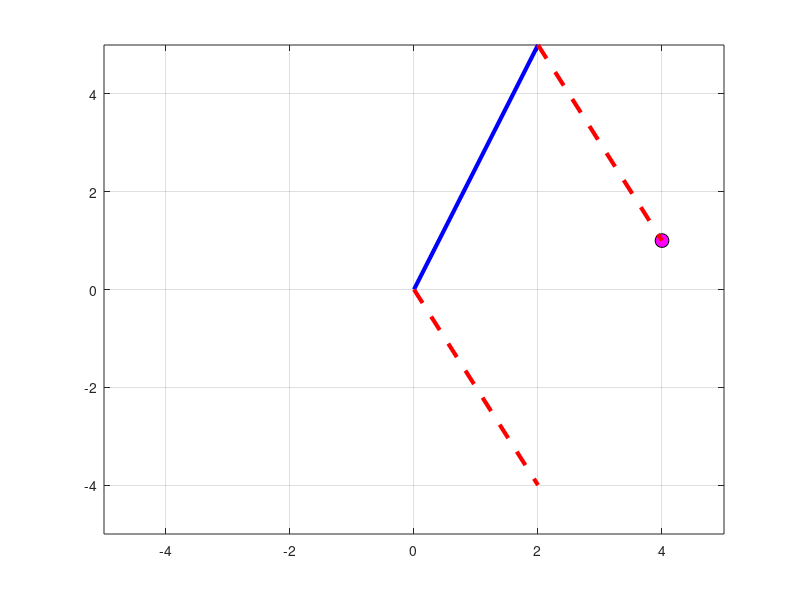

This chart was generated by the following MATLAB code:
a = [2 5]'
b = [4 1]'

c = b - a;
# dot product between a and p is 0.
# aT * (b - a*beta) = 0
# distribute:
#   aT * b - aT*a*beta = 0
# rearrange
#   beta = -(aT * b) / -(aT * a)
#   beta =  (aT * b) /  (aT * a)
# where aT * a is a magnitude.

beta = (a'*b) / (a'*a)

figure(1); clf; 
plot(b(1), b(2), 'ko', 'markerfacecolor', 'm', 'markersize', 10);

hold on;

plot([0 a(1)], [0 a(2)], 'b', 'linew', 3)
plot([0 c(1)], [0 c(2)], 'r--', 'linew', 3)
plot([a(1) a(1)+c(1)], [a(2) a(2)+c(2)], 'r--', 'linew', 3)

# plot([b(1) beta*a(1)], [b(2) beta*a(2)], 'r--', 'linew', 3)
axis([-5 5 -5 5]);
grid on;